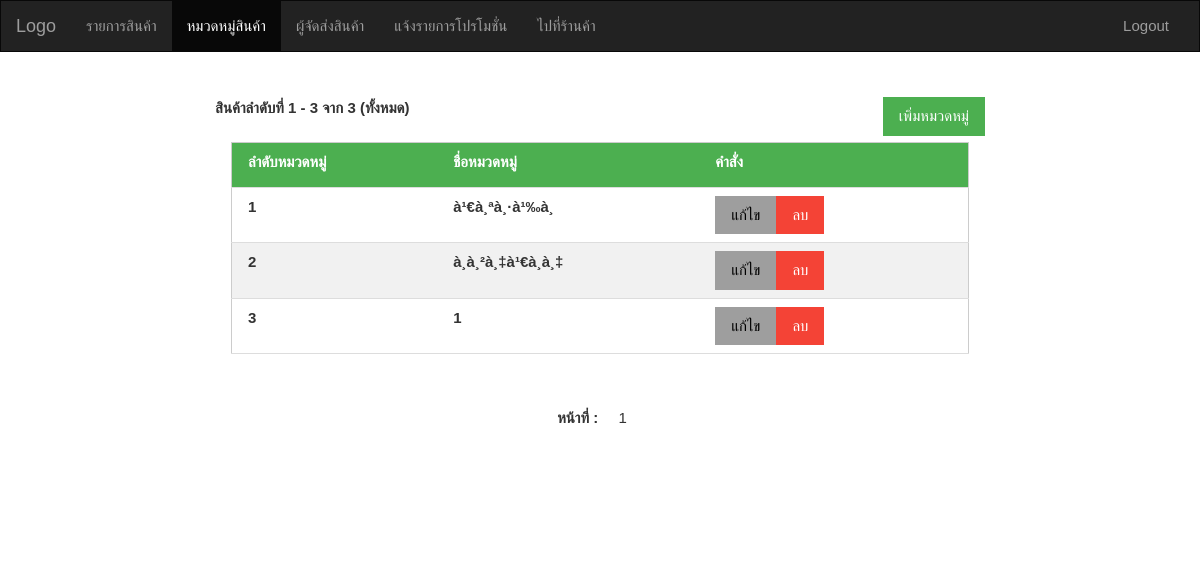
/Admin/categories.php (signed in), run on the app's committed database.
### tables this page shows
CREATE TABLE `categories` (
  `cat_id` smallint(6) NOT NULL,
  `cat_name` varchar(200) NOT NULL
);

### Admin/categories.php (the view, shortened to what this page needs)
<?php require_once('../Connections/mydbshop.php'); ?>
<?php
$logoutAction = $_SERVER['PHP_SELF']."?doLogout=true";
?>
<?php
$maxRows_categories = 10;
$pageNum_categories = 0;
$startRow_categories = $pageNum_categories * $maxRows_categories;
$query_categories = "SELECT * FROM categories";
$query_limit_categories = sprintf("%s LIMIT %d, %d", $query_categories, $startRow_categories, $maxRows_categories);
$categories = mysql_query($query_limit_categories, $mydbshop) or die(mysql_error());
$row_categories = mysql_fetch_assoc($categories);
if (isset($_GET['totalRows_categories'])) {
  $totalRows_categories = $_GET['totalRows_categories'];
} else {
  $all_categories = mysql_query($query_categories);
  $totalRows_categories = mysql_num_rows($all_categories);
}
$totalPages_categories = ceil($totalRows_categories/$maxRows_categories)-1;
?>
<!DOCTYPE html>
<html lang="en">
<head>
  <link rel="stylesheet" href="../css/bootstrap.min.css">
  <link rel="stylesheet" href="../css/w3.css">
</head>
<body>
<nav class="navbar navbar-inverse">
  <div class="container-fluid">
    <div class="navbar-header">
      <a class="navbar-brand" href="#">Logo</a>
    </div>
    <div class="collapse navbar-collapse" id="myNavbar">
      <ul class="nav navbar-nav">
        <li><a href="products.php">รายการสินค้า</a></li>
        <li class="active"><a href="categories.php">หมวดหมู่สินค้า</a></li>
        <li><a href="suppliers.php">ผู้จัดส่งสินค้า</a></li>
        <li><a href="send-news.php">แจ้งรายการโปรโมชั่น</a></li>
        <li><a href="../user/index.php">ไปที่ร้านค้า</a></li>
      </ul>
      <ul class="nav navbar-nav navbar-right">
        <li><a href="<?php echo $logoutAction ?>"><span class="glyphicon glyphicon-log-out"></span>Logout</a></li>
      </ul>
    </div>
  </div>
</nav>
<div class="container-fluid text-center">
<br>
<br>
  <div class="row content">
    <div class="col-sm-2 sidenav" style="background-color:#FFF">
    </div>
    <div class="col-sm-8 text-center">
    <?php if($row_categories!=null){?>
    <label style="float:left">สินค้าลำดับที่ <?php echo ($startRow_categories + 1) ?> - <?php echo min($startRow_categories + $maxRows_categories, $totalRows_categories) ?> จาก <?php echo $totalRows_categories ?> (ทั้งหมด)</label>
    <?php }?>
    <button class="w3-button w3-green" style="float:right" type="button" onClick="window.location.href='categories-add.php'">เพิ่มหมวดหมู่</button>
    <br>
    <br>
    <?php if($row_categories!=null){?>
    <div class="w3-container">
          <table class="w3-table-all">
            <thead>
              <tr class="w3-green">
                <th><label>ลำดับหมวดหมู่</label></th>
                <th><label>ชื่อหมวดหมู่</label></th>
                <th><label>คำสั่ง</label></th>
              </tr>
            </thead>
            <?php do { ?>
            <tr>
              <td><label><?php echo $row_categories['cat_id']; ?></label></td>
              <td><label><?php echo $row_categories['cat_name']; ?></label></td>
              <td><button class="w3-button w3-gray" type="button" onClick="window.location.href='categories-edit.php?id=<?php echo $row_categories['cat_id']; ?>'">แก้ไข</button><button class="w3-button w3-red" onClick="window.location.href='categories-delete.php?id=<?php echo $row_categories['cat_id']; ?>'">ลบ</button></td>
            </tr>
              <?php } while ($row_categories = mysql_fetch_assoc($categories)); ?>
          </table>
      </div>
      <br>
      <br>
      <div class="w3-bar">
      <label>หน้าที่ :</label>
      <?php
	  for($i = 0;$i<=$totalPages_categories;$i++){
		  echo '<a href="?pageNum_categories=',$i,'" class="w3-button w3-hover-green">',($i+1) ,'</a>';
	  }
	  ?>
      </div>
<?php }?>
	<br>
    <br>
    </div>
    <div class="col-sm-2 sidenav" style="background-color:#FFF">
    </div>
  </div>
</div>
</body>
</html>

### css/w3.css (style rules this page uses)
html { box-sizing:border-box }
*,*:before,*:after { box-sizing:inherit }
html { -ms-text-size-adjust:100%;-webkit-text-size-adjust:100% }
body { margin:0 }
article,aside,details,figcaption,figure,footer,header,main,menu,nav,section,summary { display:block }
a { background-color:transparent;-webkit-text-decoration-skip:objects }
button,input,select,textarea { font:inherit;margin:0 }
button,input { overflow:visible }
button,select { text-transform:none }
button,html [type=button],[type=reset],[type=submit] { -webkit-appearance:button }
html,body { font-family:Verdana,sans-serif;font-size:15px;line-height:1.5 }
html { overflow-x:hidden }
a { color:inherit }
.w3-table,.w3-table-all { border-collapse:collapse;border-spacing:0;width:100%;display:table }
.w3-table-all { border:1px solid #ccc }
.w3-bordered tr,.w3-table-all tr { border-bottom:1px solid #ddd }
.w3-table-all tr:nth-child(odd) { background-color:#fff }
.w3-table-all tr:nth-child(even) { background-color:#f1f1f1 }
.w3-table td,.w3-table th,.w3-table-all td,.w3-table-all th { padding:8px 8px;display:table-cell;text-align:left;vertical-align:top }
.w3-table th:first-child,.w3-table td:first-child,.w3-table-all th:first-child,.w3-table-all td:first-child { padding-left:16px }
.w3-btn,.w3-button { border:none;display:inline-block;padding:8px 16px;vertical-align:middle;overflow:hidden;text-decoration:none;color:inherit;background-color:inherit;text-align:center;cursor:pointer;white-space:nowrap }
.w3-btn,.w3-button { -webkit-touch-callout:none;-webkit-user-select:none;-khtml-user-select:none;-moz-user-select:none;-ms-user-select:none;user-select:none }
.w3-bar { width:100%;overflow:hidden }
.w3-bar .w3-button { white-space:normal }
.w3-container:after,.w3-container:before,.w3-panel:after,.w3-panel:before,.w3-row:after,.w3-row:before,.w3-row-padding:after,.w3-row-padding:before, .w3-cell-row:before,.w3-cell-row:after,.w3-clear:after,.w3-clear:before,.w3-bar:before,.w3-bar:after { content:"";display:table;clear:both }
.w3-container,.w3-panel { padding:0.01em 16px }
.w3-green,.w3-hover-green:hover { color:#fff!important;background-color:#4CAF50!important }
.w3-red,.w3-hover-red:hover { color:#fff!important;background-color:#f44336!important }
.w3-grey,.w3-hover-grey:hover,.w3-gray,.w3-hover-gray:hover { color:#000!important;background-color:#9e9e9e!important }

### Admin/categories.php (style rules this page uses)
.navbar { margin-bottom: 0; border-radius: 0; }
.row.content { height: 450px }
.sidenav { padding-top: 20px; background-color: #f1f1f1; height: 100%; }

### data on the page
categories: cat_id "1", cat_name "à¹€à¸ªà¸·à¹‰à¸­"
categories: cat_id "2", cat_name "à¸à¸²à¸‡à¹€à¸à¸‡"
categories: cat_id "3", cat_name "1"

### other printed values
$startRow_categories + 1 "1"
min($startRow_categories + $maxRows_categories, $totalRows_categories) "3"
$totalRows_categories "3"
